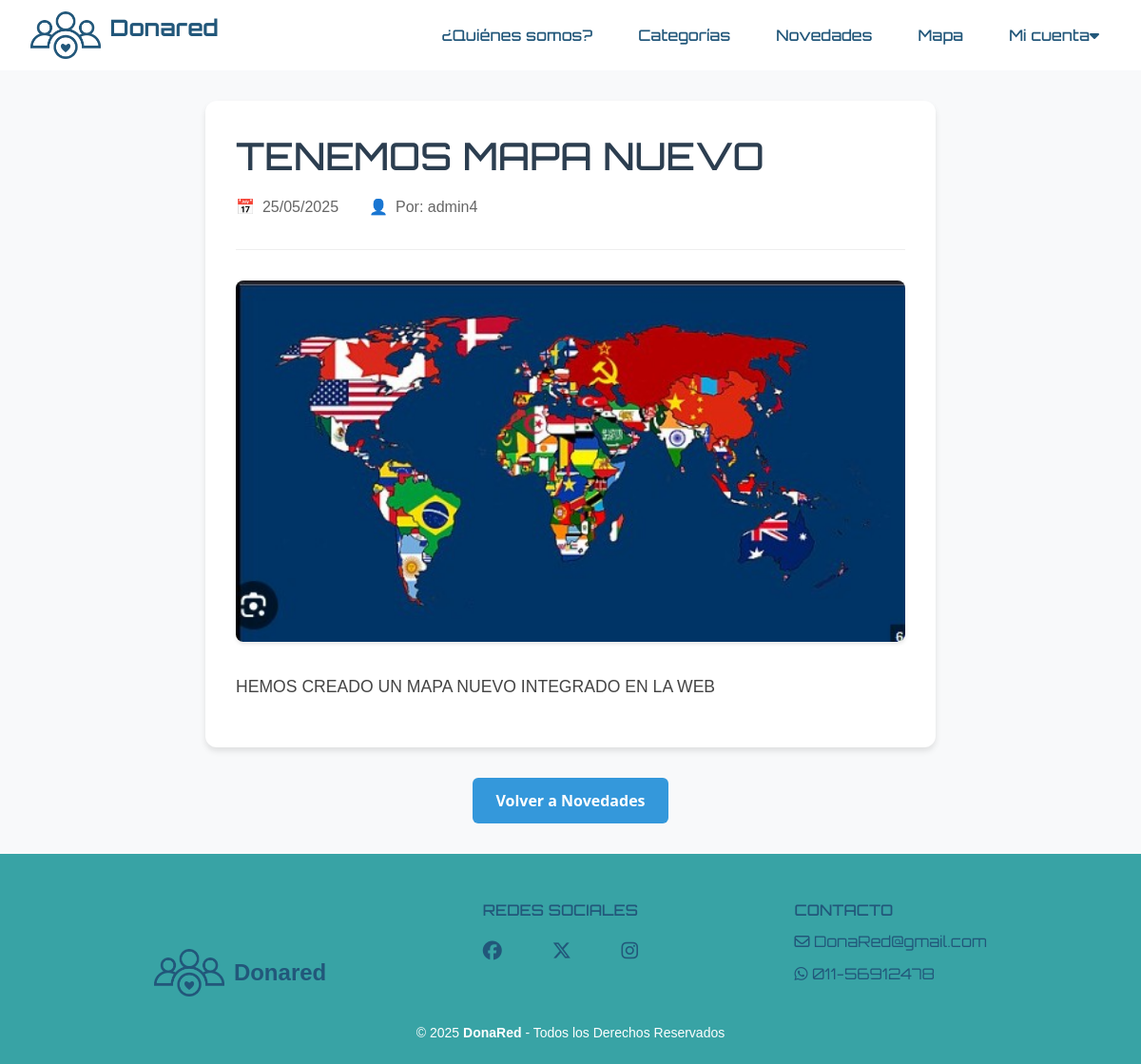
The page /novedades/2/ on the database its author committed.
### novedades/models.py (models this page shows, shortened)
class Noticia(models.Model):
    ESTADO_CHOICES = [
        ('borrador', 'Borrador'),
        ('publicado', 'Publicado'),
    ]
    titulo = models.CharField(max_length=200)
    descripcion = models.TextField(max_length=500)
    imagen = models.ImageField(upload_to='noticias/')
    fecha_publicacion = models.DateTimeField(default=timezone.now)
    autor = models.ForeignKey(User, on_delete=models.CASCADE)
    estado = models.CharField(max_length=10, choices=ESTADO_CHOICES, default='borrador')
    fecha_creacion = models.DateTimeField(auto_now_add=True)
    fecha_actualizacion = models.DateTimeField(auto_now=True)
    class Meta:
        verbose_name = 'Noticia'
        verbose_name_plural = 'Noticias'
        ordering = ['-fecha_publicacion']

### novedades/views.py (the view)
# urls.py: path('<int:pk>/', views.NoticiaDetailView.as_view(), name='noticia_detail'),
class NoticiaDetailView(DetailView):
    model = Noticia
    template_name = 'novedades/noticia_detail.html'
    context_object_name = 'noticia'
    def get_queryset(self):
        return Noticia.objects.filter(estado='publicado')

### novedades/templates/novedades/noticia_detail.html (shortened to what this page needs)
{% extends 'donaredapp/base.html' %}
{% load static %}
{% block extra_css %}
<link rel="stylesheet" href="{% static 'novedades/css/novedades.css' %}">
{% endblock %}
{% block content %}
<section class="noticia-detalle">
    <div class="contenedor-noticia">
        <article class="noticia-completa">
            <h1>{{ noticia.titulo }}</h1>
            <div class="meta-noticia">
                <p class="fecha-publicacion">{{ noticia.fecha_publicacion|date:"d/m/Y" }}</p>
                <p class="autor">Por: {{ noticia.autor.get_full_name|default:noticia.autor.username }}</p>
            </div>
            {% if noticia.imagen %}
            <div class="imagen-noticia">
                <img src="{{ noticia.imagen.url }}" alt="{{ noticia.titulo }}">
            </div>
            {% endif %}
            <div class="contenido-noticia">
                {{ noticia.descripcion|linebreaks }}
            </div>
        </article>
        <div class="botones-navegacion">
            <a href="{% url 'novedades:noticia_list' %}" class="btn-volver">Volver a Novedades</a>
        </div>
    </div>
</section>
{% endblock %}

### donaredapp/static/donaredapp/style.css (style rules this page uses)
html, body { max-width: 100vw; overflow-x: hidden; }
body { background-color: #ffffff; color: #22577A; margin: 0 ; padding: 0; box-sizing: border-box; }
h1, h2, h3 { font-family: 'Orbitron', sans-serif; }
p { font-family: 'helvetica', sans-serif; }
a { text-decoration: none; color: inherit; }
.btn-volver { background-color: #22577A; color: white; padding: 0.8rem 1.5rem; border-radius: 8px; text-decoration: none; font-weight: 600; transition: all 0.3s ease; border: none; }

### novedades/static/novedades/css/novedades.css (style rules this page uses)
.noticia-detalle { padding: 2rem 0; background-color: #f8f9fa; }
.contenedor-noticia { max-width: 800px; margin: 0 auto; padding: 0 1rem; }
.noticia-completa { background: white; border-radius: 12px; padding: 2rem; box-shadow: 0 4px 6px rgba(0, 0, 0, 0.1); }
.noticia-completa h1 { color: #2c3e50; font-size: 2.5rem; margin-bottom: 1rem; line-height: 1.3; }
.meta-noticia { display: flex; gap: 2rem; margin-bottom: 2rem; padding-bottom: 1rem; border-bottom: 1px solid #eee; }
.fecha-publicacion, .autor { color: #666; font-size: 1rem; display: flex; align-items: center; }
.fecha-publicacion::before { content: '📅'; margin-right: 0.5rem; }
.autor::before { content: '👤'; margin-right: 0.5rem; }
.imagen-noticia { margin-bottom: 2rem; }
.imagen-noticia img { width: 100%; height: auto; border-radius: 8px; box-shadow: 0 2px 4px rgba(0, 0, 0, 0.1); }
.contenido-noticia { color: #444; font-size: 1.1rem; line-height: 1.8; }
.botones-navegacion { margin-top: 2rem; text-align: center; }
.btn-volver { display: inline-block; padding: 0.75rem 1.5rem; background-color: #3498db; color: white; text-decoration: none; border-radius: 6px; font-weight: 600; transition: background-color 0.3s ease; }

### rows shown on the page
Noticia: titulo "TENEMOS MAPA NUEVO", fecha_publicacion "25/05/2025", autor.get_full_name "admin4", imagen (picture), descripcion "HEMOS CREADO UN MAPA NUEVO INTEGRADO EN LA WEB"
